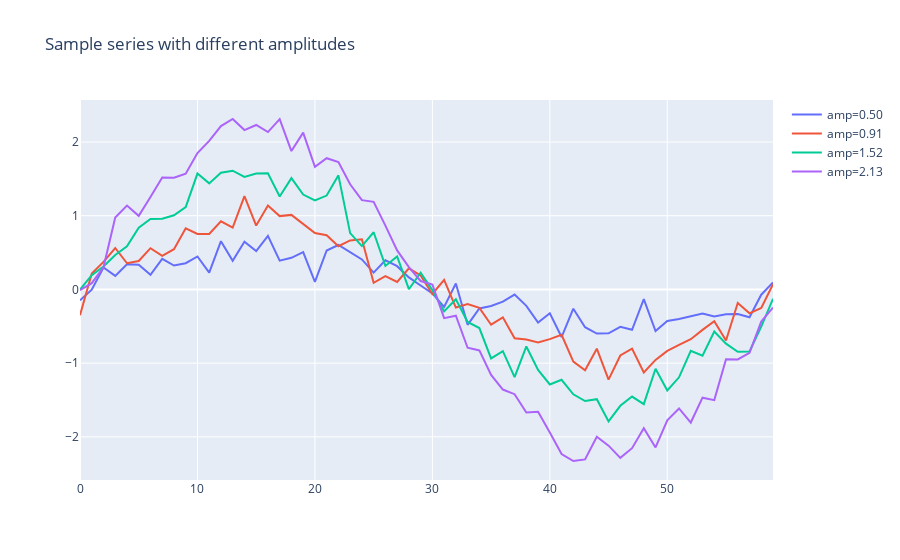

Notebook source saved alongside this figure:
### Code cell
import numpy as np
import pandas as pd
import plotly.graph_objects as go

rng = np.random.default_rng(123)

def make_series(amplitude, length=60, noise=0.15):
    t = np.arange(length)
    y = amplitude * np.sin(2 * np.pi * t / length) + rng.normal(0, noise, size=length)
    return pd.Series(y)

amplitudes = np.linspace(0.5, 2.5, 50)
X = pd.DataFrame({"ts": [make_series(a) for a in amplitudes]})
y = amplitudes

fig = go.Figure()
for i in [0, 10, 25, 40]:
    fig.add_trace(go.Scatter(y=X.iloc[i, 0], name=f"amp={y[i]:.2f}"))
fig.update_layout(title="Sample series with different amplitudes")
fig.show()
